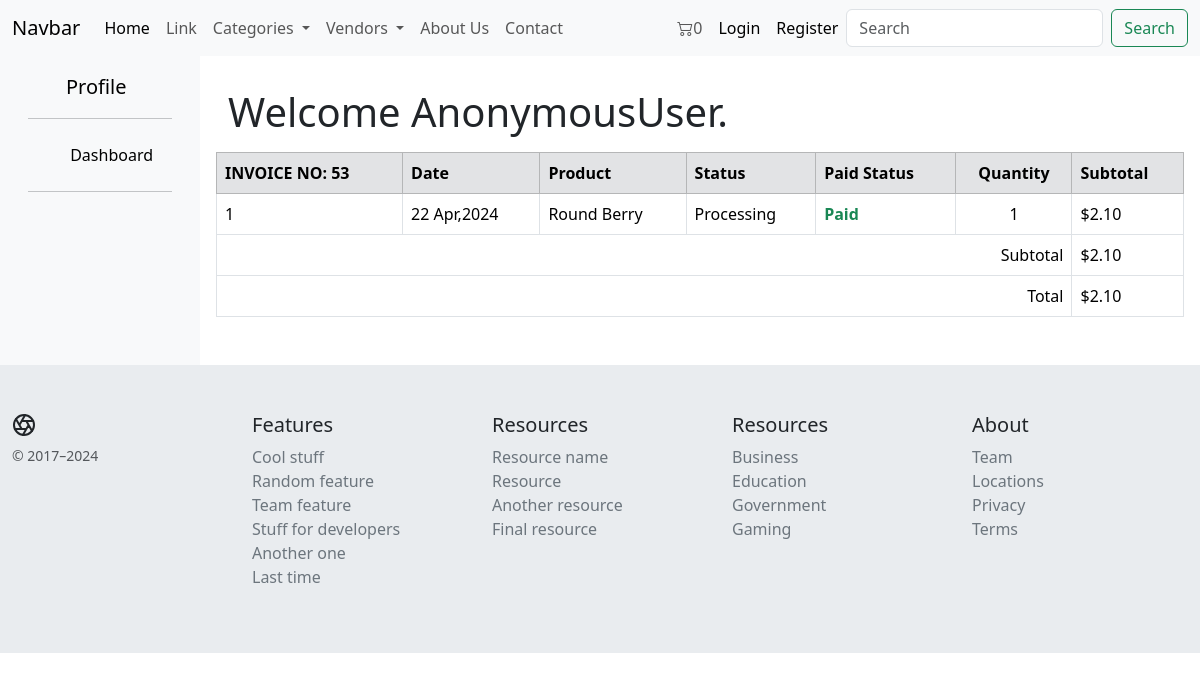
The page /order-details/53/ on the database its author committed.
### core/models.py (models this page shows, shortened)
class Order(models.Model):
    user = models.ForeignKey(
        customUser, on_delete=models.CASCADE, related_name='order_of_user')
    Invoice = models.AutoField(primary_key=True)
    order_quantity = models.IntegerField()
    order_price = models.DecimalField(max_digits=12, decimal_places=2)
    order_status = models.CharField(
        max_length=20, choices=order_Status_Choices, default='processing')
    paid_status = models.BooleanField(default=False)
    order_date = models.DateTimeField(auto_now_add=True)

class CartOrderItems(models.Model):
    order = models.ForeignKey(Order, on_delete=models.CASCADE)
    item = models.ForeignKey(Product, on_delete=models.CASCADE)
    quantity = models.IntegerField(default=0)
    price = models.DecimalField(
        max_digits=9999999, decimal_places=2, default="1.99")
    total = models.DecimalField(
        max_digits=9999999, decimal_places=2, default="1.99")
    class Meta:
        verbose_name_plural = "Order Items"

class Product(models.Model):
    PID = ShortUUIDField(
        unique=True, length=10, prefix="PID:", max_length=15)
    title = models.CharField(max_length=100, default='Sample')
    desc = models.CharField(
        max_length=500, default='lorem lroeam ipsm lorem doooi')
    specifications = models.TextField(null=True, blank=True)
    category = models.ForeignKey(
        Category, on_delete=models.SET_NULL, null=True, related_name='product_category')
    vendor = models.ForeignKey(
        Vendor, on_delete=models.SET_NULL, null=True, blank=True, related_name='product_vendor')
    image = models.ImageField(upload_to='Product_images')
    in_stock = models.BooleanField(default=True)
    featured_on_home_page = models.BooleanField(default=False)
    price = models.DecimalField(
        max_digits=12, decimal_places=2, default='4.99')
    discount_amount = models.DecimalField(
        max_digits=12, decimal_places=2, default=0)
    product_status = models.CharField(
        max_length=20, choices=Product_Choices, default='active')
    date_added = models.DateTimeField(auto_now_add=True)
    updated = models.DateTimeField(auto_now=True, null=True)
    tags = TaggableManager(blank=True)
    def __str__(self):
        return self.title

### core/views.py (the view)
# urls.py: path('order-details/<Invoice>/', views.order_details, name='order-details'),
def order_details(request, Invoice):
    order = get_object_or_404(Order, Invoice=Invoice)
    order_items = CartOrderItems.objects.filter(order=order)
    context = {
        'order': order,
        'order_items': order_items,
    }
    return render(request, 'core/order_details.html', context)

### core/context_processors.py (called while the page is built)
def context_fn(request):
    categories = Category.objects.all()
    vendors = Vendor.objects.all()
    if "cart_data_object" in request.session:
        cart_items_count = len(request.session['cart_data_object'])
    else:
        cart_items_count = 0
    context = {
        'categories_context': categories,
        'vendors_context': vendors,
        'cart_items_count_context': cart_items_count,
    }
    return context

### core/models.py (called while the page is built)
    def __str__(self):
        return self.title

    def __str__(self):
        return self.title

### templates/core/order_details.html
{% extends 'core/base.html' %} {% load static %} {% block content %}
<div class="container-fluid">
  <div class="row">
    <div class="col-xl-2 col-sm-12 col-md-3 col-lg-2 bg-body-tertiary">
      <div class="p-3">
        <a href="" class="d-flex align-items-center mb-3 link-body-emphasis text-decoration-none">
          <svg class="bi pe-none me-2" width="30" height="24"></svg>
          <span class="fs-5">Profile</span>
        </a>
        <hr />
        <ul class="nav nav-pills flex-column mb-auto">
          <li>
            <a href="{% url 'core:dashboard' %}" class="nav-link link-body-emphasis">
              <svg class="bi pe-none me-2" width="14" height="14">
                <use xlink:href="#speedometer2"></use>
              </svg>
              Dashboard
            </a>
          </li>
        </ul>
        <hr />
      </div>
    </div>
    <div class="col-xl-10 col-sm-12 col-md-9 col-lg-10 my-3 p-3">
      <div class="container">
        <p class="display-6">Welcome {{request.user}}.</p>
      </div>
      <div class="col">
        <div id="orders-section">
          <table class="table table-bordered table-hover">
            <thead class="table-secondary">
              <tr>
                <th scope="col">INVOICE NO: {{order.Invoice}}</th>
                <th scope="col">Date</th>
                <th scope="col">Product</th>
                <th scope="col">Status</th>
                <th scope="col">Paid Status</th>
                <th scope="col" class="text-center">Quantity</th>
                <th scope="col">Subtotal</th>
              </tr>
            </thead>
            <tbody>
              {% for i in order_items %}
              <tr>
                <td>{{ forloop.counter }}</td>
                <td>{{ i.order.order_date|date:"d M,Y" }}</td>
                <td>{{ i.item }}</td>
                <td>{{ order.order_status|title }}</td>
                {% if i.order.paid_status %}
                <td class="text-success fw-bold">Paid</td>
                {% else %}
                <td class="text-danger fw-bold">Unpaid</td>
                {% endif %}
                <td class="text-center">{{ i.quantity }}</td>
                <td>${{ order.order_price }}</td>
              </tr>
              {% endfor %}
            </tbody>
            <tfoot>
              <tr>
                <td colspan="6" class="text-end">Subtotal</td>
                <td>${{ order.order_price }}</td>
              </tr>
              <tr>
                <td colspan="6" class="text-end">Total</td>
                <td>${{ order.order_price}}</td>
              </tr>
            </tfoot>
          </table>
        </div>
      </div>
    </div>
  </div>
</div>
{%endblock%}

### static/css/styles.css (style rules this page uses)
html { scroll-behavior: smooth; }

### rows shown on the page
Order: Invoice "53", order_status "Processing", order_price "2.10"
CartOrderItems: order.order_date "22 Apr,2024", item "Round Berry", shows "Paid", quantity "1"

### other values the page prints
{{ cart_items_count_context }} "0"
{{ request.user }} "AnonymousUser"
